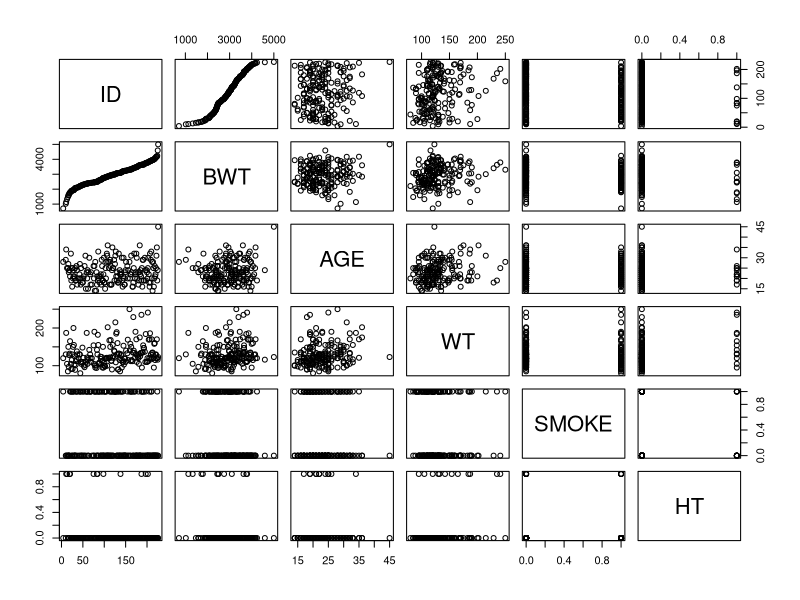
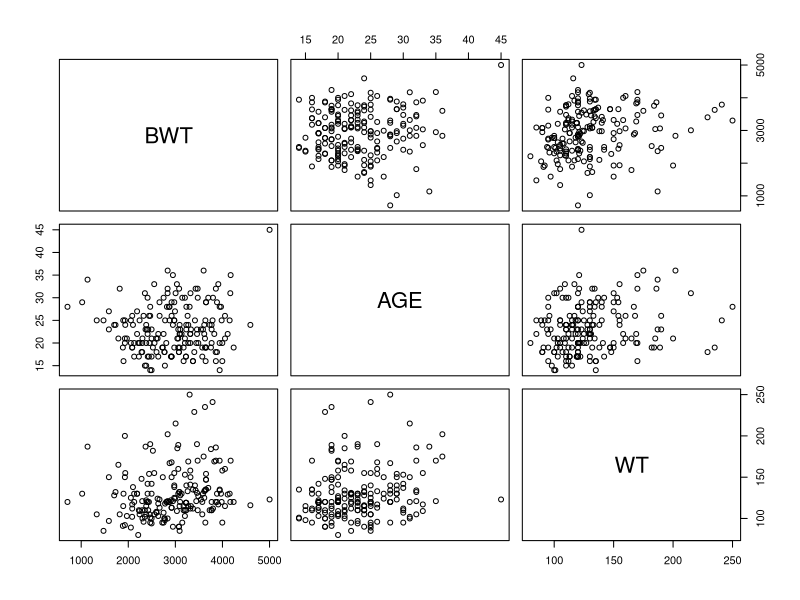

The R script that drew these images, in order:
### Multiple Linear Regression
### Initial Report

## Install sas7bdat package
install.packages("readxl")
library(readxl)

## Set working directory
setwd("~/Library/CloudStorage/OneDrive-EmoryUniversity/Documents/Work/BIOS 591P 2023/3 MLR/Data")
## Read in the data
bwt <- read_xlsx("Spring 2023 birthweight.xlsx")

View(bwt)

## Descriptive Statistics
## Continuous/Numeric: Mean, SD, Quantiles
mean(bwt$BWT)
sd(bwt$BWT)
quantile(bwt$BWT)

mean(bwt$AGE)
sd(bwt$AGE)
quantile(bwt$AGE)

mean(bwt$WT)
sd(bwt$WT)
quantile(bwt$WT)

### Discrete/binary:
table(bwt$SMOKE)
table(bwt$SMOKE)/nrow(bwt) * 100

table(bwt$HT)
table(bwt$HT)/nrow(bwt) * 100

## Correlation

cor(bwt)
cor(bwt[,c("BWT","AGE","WT")])
cor(bwt$AGE,bwt$BWT)

cor.test(bwt$AGE,bwt$BWT)
cor.test(bwt$WT,bwt$BWT)

## Pairwise scatterplots

pairs(bwt)
pairs(bwt[,c("BWT","AGE","WT")])

## Fit MLR and see results
bwt.lm <- lm(BWT ~ AGE + WT + SMOKE + HT,data=bwt)
summary(bwt.lm)

# We are not checking assumptions yet, this will be next week
# ## Check normality of residuals
# hist(residuals(bwt.lm),main="Histogram of Residuals",xlab="Residuals")
# 
# qqnorm(residuals(bwt.lm))
# qqline(residuals(bwt.lm))
